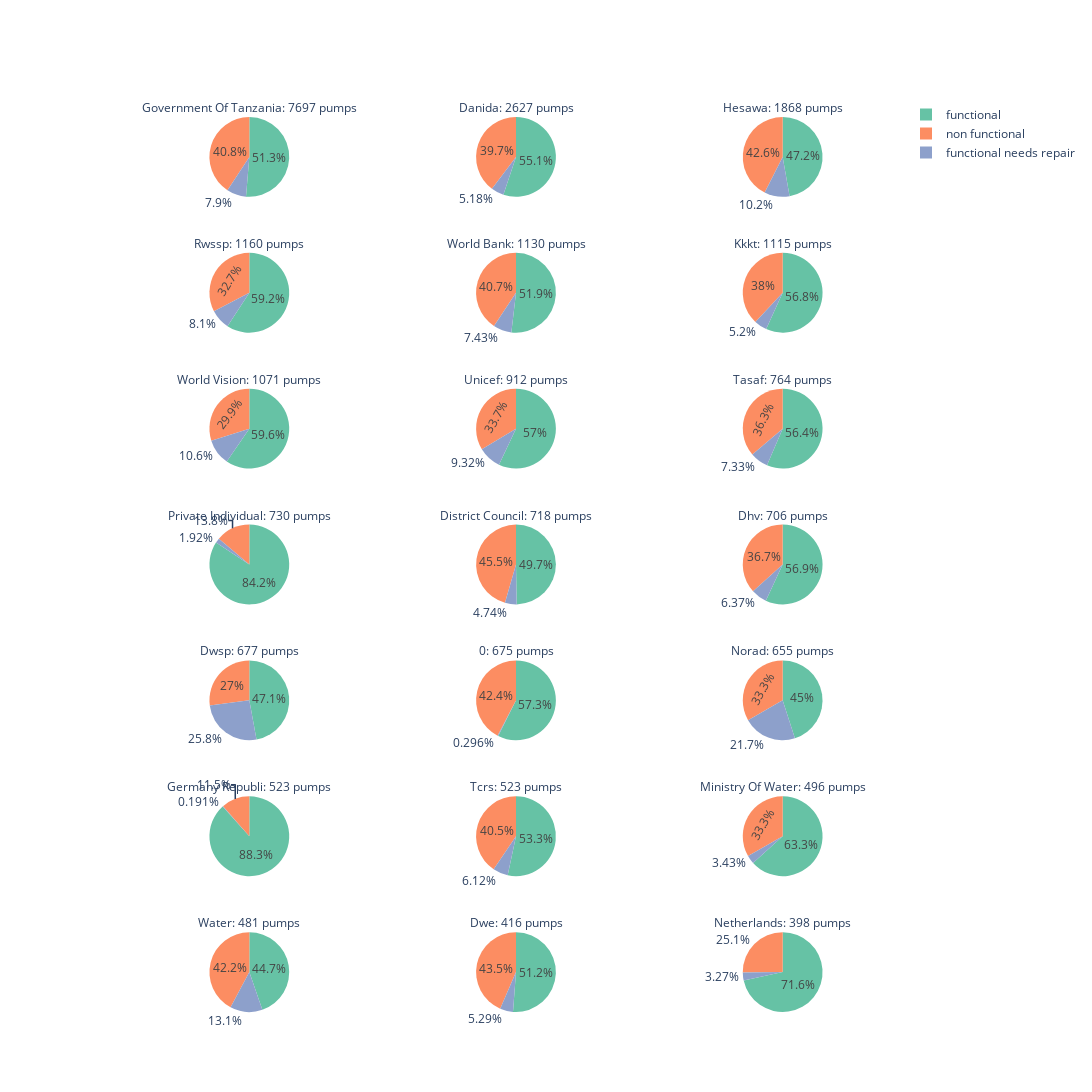

Notebook cell for this chart:
### Markdown cell above
#### Abhängigkeit des Merkmals Funder zu Status_Group

### Code cell
plot_multiple_pie_by_category(train_data, "funder", n_max=21)

### Figure 1 — Plotly figure (JSON) as saved in the notebook; plotly's stock layout.template omitted (floating-point values rounded to 4 significant figures)
{"data": [{"domain": {"x": [0, 0.2889], "y": [0.8939, 1]}, "labels": ["functional", "non functional", "functional needs repair"], "marker": {"colors": ["#66c2a5", "#fc8d62", "#8da0cb"]}, "name": "Government Of Tanzania", "title": {"text": "Government Of Tanzania: 7697 pumps"}, "type": "pie", "values": [3951, 3138, 608]}, {"domain": {"x": [0.3556, 0.6444], "y": [0.8939, 1]}, "labels": ["functional", "non functional", "functional needs repair"], "marker": {"colors": ["#66c2a5", "#fc8d62", "#8da0cb"]}, "name": "Danida", "title": {"text": "Danida: 2627 pumps"}, "type": "pie", "values": [1448, 1043, 136]}, {"domain": {"x": [0.7111, 1], "y": [0.8939, 1]}, "labels": ["non functional", "functional", "functional needs repair"], "marker": {"colors": ["#66c2a5", "#fc8d62", "#8da0cb"]}, "name": "Hesawa", "title": {"text": "Hesawa: 1868 pumps"}, "type": "pie", "values": [882, 795, 191]}, {"domain": {"x": [0, 0.2889], "y": [0.7449, 0.851]}, "labels": ["non functional", "functional", "functional needs repair"], "marker": {"colors": ["#66c2a5", "#fc8d62", "#8da0cb"]}, "name": "Rwssp", "title": {"text": "Rwssp: 1160 pumps"}, "type": "pie", "values": [687, 379, 94]}, {"domain": {"x": [0.3556, 0.6444], "y": [0.7449, 0.851]}, "labels": ["functional", "non functional", "functional needs repair"], "marker": {"colors": ["#66c2a5", "#fc8d62", "#8da0cb"]}, "name": "World Bank", "title": {"text": "World Bank: 1130 pumps"}, "type": "pie", "values": [586, 460, 84]}, {"domain": {"x": [0.7111, 1], "y": [0.7449, 0.851]}, "labels": ["non functional", "functional", "functional needs repair"], "marker": {"colors": ["#66c2a5", "#fc8d62", "#8da0cb"]}, "name": "Kkkt", "title": {"text": "Kkkt: 1115 pumps"}, "type": "pie", "values": [633, 424, 58]}, {"domain": {"x": [0, 0.2889], "y": [0.5959, 0.702]}, "labels": ["functional", "non functional", "functional needs repair"], "marker": {"colors": ["#66c2a5", "#fc8d62", "#8da0cb"]}, "name": "World Vision", "title": {"text": "World Vision: 1071 pumps"}, "type": "pie", "values": [638, 320, 113]}, {"domain": {"x": [0.3556, 0.6444], "y": [0.5959, 0.702]}, "labels": ["non functional", "functional", "functional needs repair"], "marker": {"colors": ["#66c2a5", "#fc8d62", "#8da0cb"]}, "name": "Unicef", "title": {"text": "Unicef: 912 pumps"}, "type": "pie", "values": [520, 307, 85]}, {"domain": {"x": [0.7111, 1], "y": [0.5959, 0.702]}, "labels": ["functional", "non functional", "functional needs repair"], "marker": {"colors": ["#66c2a5", "#fc8d62", "#8da0cb"]}, "name": "Tasaf", "title": {"text": "Tasaf: 764 pumps"}, "type": "pie", "values": [431, 277, 56]}, {"domain": {"x": [0, 0.2889], "y": [0.4469, 0.5531]}, "labels": ["functional", "non functional", "functional needs repair"], "marker": {"colors": ["#66c2a5", "#fc8d62", "#8da0cb"]}, "name": "Private Individual", "title": {"text": "Private Individual: 730 pumps"}, "type": "pie", "values": [615, 101, 14]}, {"domain": {"x": [0.3556, 0.6444], "y": [0.4469, 0.5531]}, "labels": ["functional", "non functional", "functional needs repair"], "marker": {"colors": ["#66c2a5", "#fc8d62", "#8da0cb"]}, "name": "District Council", "title": {"text": "District Council: 718 pumps"}, "type": "pie", "values": [357, 327, 34]}, {"domain": {"x": [0.7111, 1], "y": [0.4469, 0.5531]}, "labels": ["functional", "non functional", "functional needs repair"], "marker": {"colors": ["#66c2a5", "#fc8d62", "#8da0cb"]}, "name": "Dhv", "title": {"text": "Dhv: 706 pumps"}, "type": "pie", "values": [402, 259, 45]}, {"domain": {"x": [0, 0.2889], "y": [0.298, 0.4041]}, "labels": ["non functional", "functional", "functional needs repair"], "marker": {"colors": ["#66c2a5", "#fc8d62", "#8da0cb"]}, "name": "Dwsp", "title": {"text": "Dwsp: 677 pumps"}, "type": "pie", "values": [319, 183, 175]}, {"domain": {"x": [0.3556, 0.6444], "y": [0.298, 0.4041]}, "labels": ["non functional", "functional", "functional needs repair"], "marker": {"colors": ["#66c2a5", "#fc8d62", "#8da0cb"]}, "name": "0", "title": {"text": "0: 675 pumps"}, "type": "pie", "values": [387, 286, 2]}, {"domain": {"x": [0.7111, 1], "y": [0.298, 0.4041]}, "labels": ["functional needs repair", "functional", "non functional"], "marker": {"colors": ["#66c2a5", "#fc8d62", "#8da0cb"]}, "name": "Norad", "title": {"text": "Norad: 655 pumps"}, "type": "pie", "values": [295, 218, 142]}, {"domain": {"x": [0, 0.2889], "y": [0.149, 0.2551]}, "labels": ["functional", "non functional", "functional needs repair"], "marker": {"colors": ["#66c2a5", "#fc8d62", "#8da0cb"]}, "name": "Germany Republi", "title": {"text": "Germany Republi: 523 pumps"}, "type": "pie", "values": [462, 60, 1]}, {"domain": {"x": [0.3556, 0.6444], "y": [0.149, 0.2551]}, "labels": ["non functional", "functional", "functional needs repair"], "marker": {"colors": ["#66c2a5", "#fc8d62", "#8da0cb"]}, "name": "Tcrs", "title": {"text": "Tcrs: 523 pumps"}, "type": "pie", "values": [279, 212, 32]}, {"domain": {"x": [0.7111, 1], "y": [0.149, 0.2551]}, "labels": ["functional", "non functional", "functional needs repair"], "marker": {"colors": ["#66c2a5", "#fc8d62", "#8da0cb"]}, "name": "Ministry Of Water", "title": {"text": "Ministry Of Water: 496 pumps"}, "type": "pie", "values": [314, 165, 17]}, {"domain": {"x": [0, 0.2889], "y": [0, 0.1061]}, "labels": ["functional needs repair", "non functional", "functional"], "marker": {"colors": ["#66c2a5", "#fc8d62", "#8da0cb"]}, "name": "Water", "title": {"text": "Water: 481 pumps"}, "type": "pie", "values": [215, 203, 63]}, {"domain": {"x": [0.3556, 0.6444], "y": [0, 0.1061]}, "labels": ["functional needs repair", "non functional", "functional"], "marker": {"colors": ["#66c2a5", "#fc8d62", "#8da0cb"]}, "name": "Dwe", "title": {"text": "Dwe: 416 pumps"}, "type": "pie", "values": [213, 181, 22]}, {"domain": {"x": [0.7111, 1], "y": [0, 0.1061]}, "labels": ["functional", "non functional", "functional needs repair"], "marker": {"colors": ["#66c2a5", "#fc8d62", "#8da0cb"]}, "name": "Netherlands", "title": {"text": "Netherlands: 398 pumps"}, "type": "pie", "values": [285, 100, 13]}], "layout": {"height": 2100, "width": 1800}}
